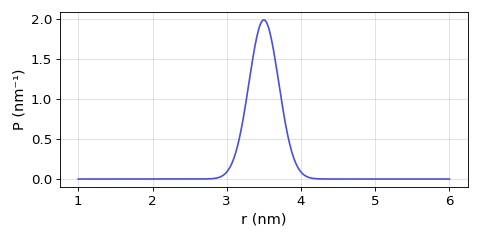

Generate this figure with Python:
import deerlab as dl
import matplotlib.pyplot as plt 
import numpy as np 

model = dl.dd_gauss
r = np.linspace(1,6,400)
par0 = model.getmetadata()['par0']
P = model(r,*par0)
plt.figure(figsize=[6,3])
plt.plot(r,P,color='#4550e6')
plt.xlabel('r (nm)',fontsize=13)
plt.ylabel('P (nm⁻¹)',fontsize=13)
plt.grid(alpha=0.4)
plt.tick_params(labelsize=12)
plt.tick_params(labelsize=12)
plt.tight_layout()
plt.show()
